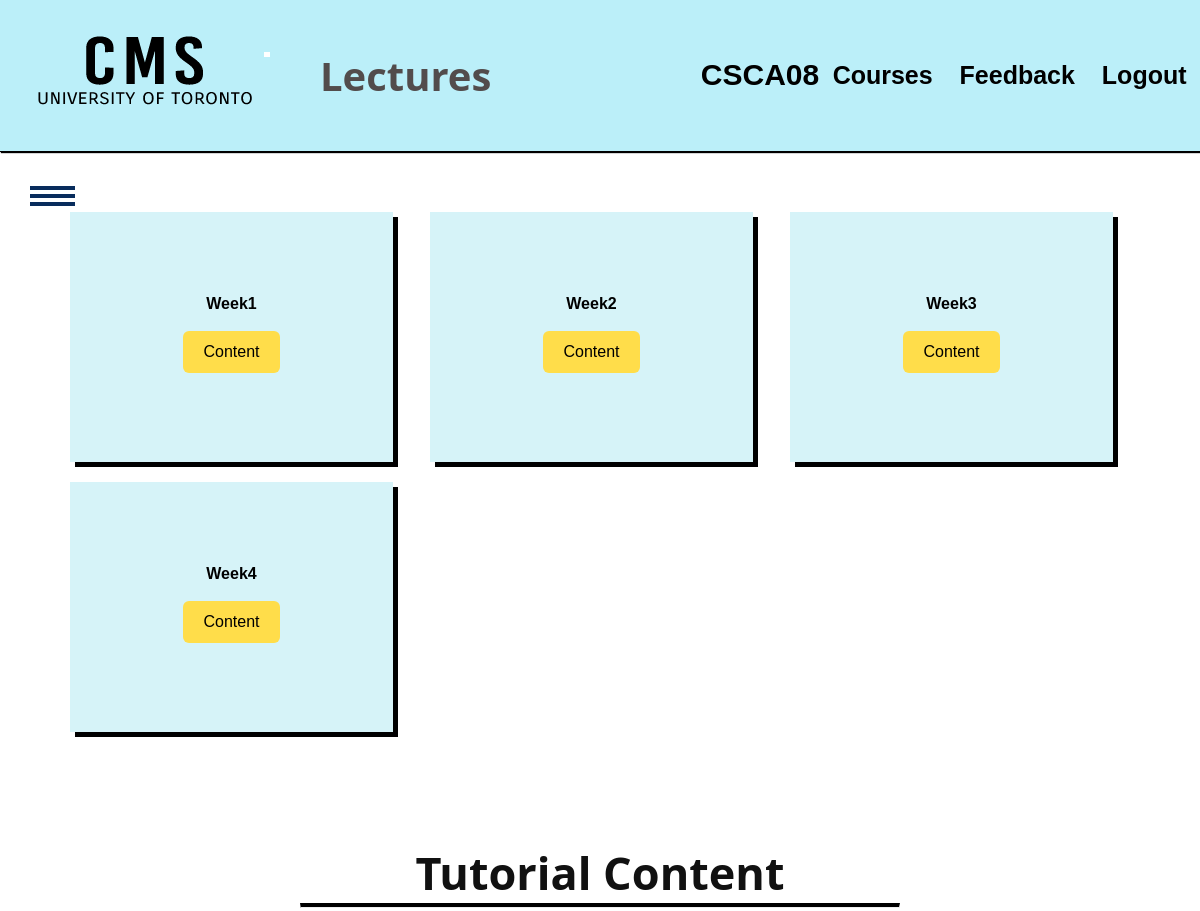
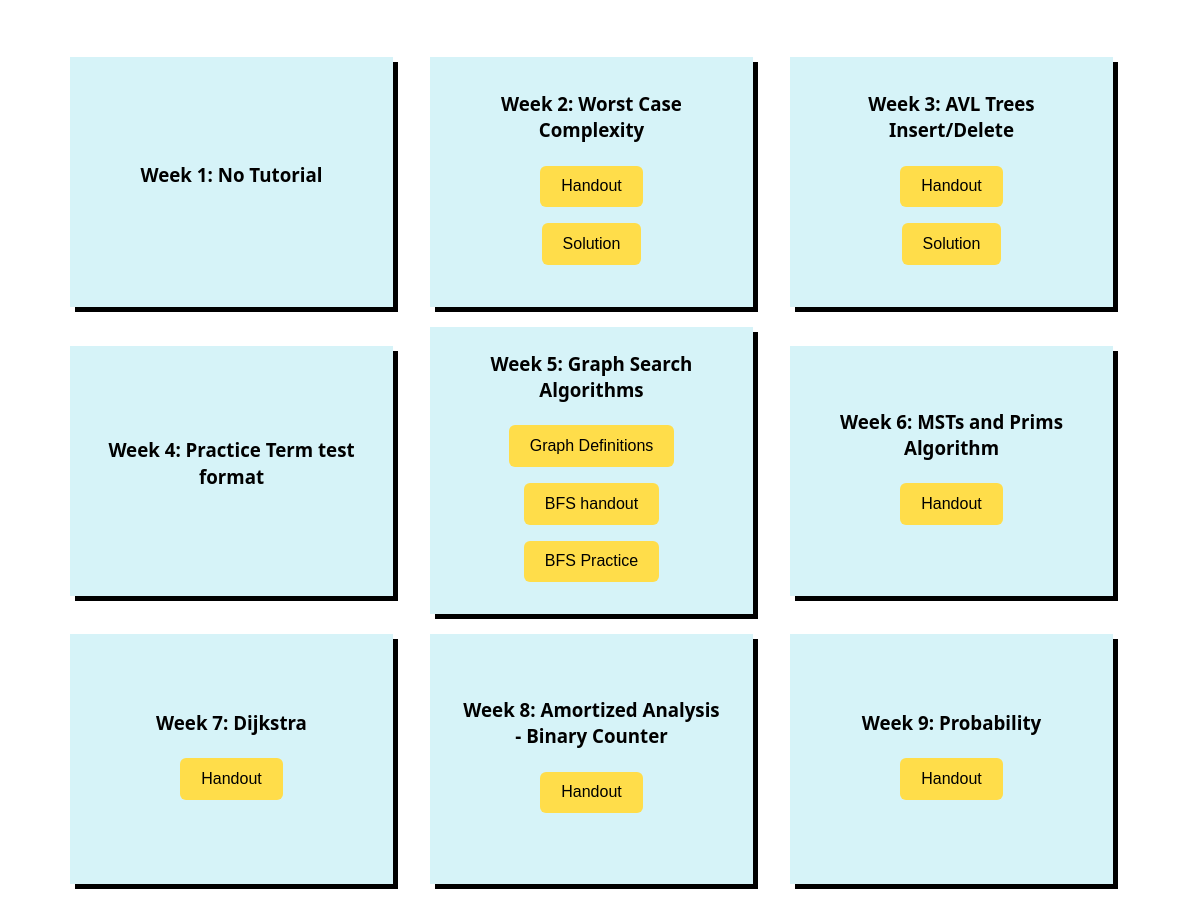
Screenshot of /courses/CSCA08/lectures (signed in) with the database file from the repository (2 pictures, top to bottom).
### tables this page shows
CREATE TABLE "lectures" (
	"courseid"	TEXT,
	"lec_order"	INTEGER,
	"lec_title"	TEXT,
	"html"	TEXT
);

### app.py (the view)
@app.route('/courses/<string:courseid>/lectures')
def show_course_lectures(courseid):
    if check_session():
        return redirect('/login')
    userid = get_userid()
    if userid == -1:
        return "Invalid userid, try logging in"
    user = SESSIONS[request.cookies.get('sessionId')]
    privilege = user.privilege
    lectures = d.query_assoc("SELECT * FROM lectures WHERE courseid = '"+ courseid +"' ORDER BY lec_order;")
    if checkvalidcourseid(courseid):
        return "Course ID is invalid"
    g.lectures = lectures
    g.courseid = courseid
    g.name = user.name
    return render_template('lectures.html')

### app.py (called while the page is built)
def check_session():
    sessionId = request.cookies.get('sessionId')
    if not (sessionId in SESSIONS.keys()):
        print('FAILED Session Check')
        return True
    else:
        print('PASSED Session Check')
        return False

def get_userid():
    if 'sessionId' in request.cookies:
        if request.cookies.get('sessionId') in SESSIONS.keys():
            return SESSIONS[request.cookies.get('sessionId')].userid
    return -1

def checkvalidcourseid(courseid):
    courses = d.query("SELECT * FROM courses WHERE courseid = '"+ courseid +"';")
    return len(courses) != 1

### database.py (called while the page is built)
def dict_factory(cursor, row):
    d = {}
    for idx, col in enumerate(cursor.description):
        d[col[0]] = row[idx]
    return d

def query(sql):
    con = sqlite3.connect(DATABASE_PATH)
    cur = con.cursor()
    cur.execute(sql)
    rows = cur.fetchall()
    con.commit()
    con.close()
    return rows

def query_assoc(sql):
    con = sqlite3.connect(DATABASE_PATH)
    con.row_factory = dict_factory
    cur = con.cursor()
    cur.execute(sql)
    rows = cur.fetchall()
    con.close()
    return rows

### templates/lectures.html (shortened to what this page needs)
<!DOCTYPE html>
<html lang="en">
<head>
    <link rel="stylesheet" href="/static/css/style.css">
</head>
<body>
    <header>
        <nav>
            <img class="uoftlogo" src="/static/images/CMSlogo.png" alt="Logo">
            <h1>Lectures</h1>
            <h2>{{g.courseid}}</h2>
            <ul>
                <li><a href="/dashboard"><b>Courses</b></a> </li>
                <li><a href="/feedback"><b>Feedback</b></a> </li>
                <li><a href="/logout"><b>Logout</b></a> </li>
            </ul>
        </nav>
    </header>
    <div id="sidebar">
        <div class="toggle-btn" onclick="show()">
            <span></span>
            <span></span>
            <span></span>
        </div>
    </div>
    <div class="mainwrap">
        <section class="lecturecontent">
            {%for lec in g.lectures %}
            <div class="week">
                <h4 class="item1">{{lec['lec_title']}}</h4>
                <a href="/courses/{{g.courseid}}/lectures/{{lec['lec_order']}}" class="btn">Content</a>
            </div>
            {%endfor%}
        </section>
    </div>
    <div class="midtitle">
        <h2>Tutorial Content</h2>
        <hr class="midline">
    </div>
   <section class="tutorialcontent">
        <div class="week">
            <h3 id="w1" class="tuttitle">Week 1: No Tutorial</h3>
        </div>
        <div class="week">
            <h3 id="w2" class="tuttitle">Week 2: Worst Case Complexity </h3>
            <a href="https://mathlab.utsc.utoronto.ca/bretscher/b63/tutorials/w2.pdf" class="btn">Handout</a>
            <a href="https://mathlab.utsc.utoronto.ca/bretscher/b63/tutorials/w2_soln.pdf" class="btn">Solution</a>
        </div>
        <div class="week">
            <h3 id="w3" class="tuttitle">Week 3: AVL Trees Insert/Delete</h3>
            <a href="https://mathlab.utsc.utoronto.ca/bretscher/b63/tutorials/tutorial-03.pdf" class="btn">Handout </a>
            <a href="https://mathlab.utsc.utoronto.ca/bretscher/b63/tutorials/tutorial-03_soln.pdf" class="btn">Solution</a>
        </div>
        <div class="week">
            <h3 id="w4" class="tuttitle">Week 4: Practice Term test format </h3>
        </div>
        <div class="week">
            <h3 id="w5" class="tuttitle">Week 5: Graph Search Algorithms </h3>
            <a href="https://mathlab.utsc.utoronto.ca/bretscher/b63/lectures/w5/graph_reading.pdf" class="btn">Graph Definitions</a>
            <a href="https://mathlab.utsc.utoronto.ca/bretscher/b63/tutorials/BFS_tut5.pdf" class="btn">BFS handout</a>
            <a href="https://mathlab.utsc.utoronto.ca/bretscher/b63/tutorials/tutorial-05.pdf" class="btn">BFS Practice</a>
        </div>
        <div class="week">
            <h3 id="w6" class="tuttitle">Week 6: MSTs and Prims Algorithm </h3>
            <a href="https://mathlab.utsc.utoronto.ca/bretscher/b63/tutorials/tutorial-06.pdf" class="btn">Handout </a>
        </div>
        <div class="week">
            <h3 id="w7" class="tuttitle">Week 7: Dijkstra</h3>
            <a href="https://mathlab.utsc.utoronto.ca/bretscher/b63/tutorials/tutorial7.pdf" class="btn">Handout</a>
        </div>
        <div class="week">
            <h3 id="w8" class="tuttitle">Week 8: Amortized Analysis - Binary Counter</h3>
            <a href="https://mathlab.utsc.utoronto.ca/bretscher/b63/tutorials/tutorial-08_2021.pdf" class="btn">Handout</a>
        </div>
        <div class="week">
            <h3 id="w9" class="tuttitle">Week 9: Probability</h3>
            <a href="https://mathlab.utsc.utoronto.ca/bretscher/b63/tutorials/tutorial9.pdf" class="btn">Handout</a>
        </div>
   </section>
</body>
</html>

### static/css/style.css (style rules this page uses)
* { margin: 0; padding: 0; box-sizing: border-box; }
html { scroll-behavior: smooth; }
h1 { font-family: 'Segoe UI', 'San Francisco', Tahoma, Geneva, Verdana, sans-serif; }
h3 { font-family: 'Segoe UI', 'San Francisco', Tahoma, Geneva, Verdana, sans-serif; }
body { font-family: Helvetica; }
header { font-size: 20px; border-bottom: 1px solid rgb(0, 0, 0); padding-bottom: 1px; position: sticky; top: 0px; background: rgb(187, 239, 249); box-shadow: 1px 1px 1px black; }
nav { position: relative; min-height: 10vh; display: flex; align-items: center; justify-content: space-between; }
.uoftlogo { padding-left: 20px; padding-right: 10px; }
nav h1 { Color: rgb(82, 76, 76); padding-left: 40px; font-size: 40px; flex: 1; }
nav ul { list-style: none; display: flex; justify-content: space-around; font-size: 25px; flex: 1; }
nav a { color: black; text-decoration: none; }
#sidebar { position: fixed; width: 300px; height: 100%; background: #306bac; left: -300px; transition: 0.4s ease; }
#sidebar .toggle-btn { position: absolute; top: 30px; left: 330px; }
.toggle-btn span { width: 45px; height: 4px; background: #082c5c; display: block; margin-top: 4px; }
section { display: flex; justify-content: center; align-items: center; }
.midtitle { color: #111; font-family: 'Open Sans', sans-serif; font-size: 30px; font-weight: 300; padding-top: 50px; text-align: center; }
.midline { width: 50%; border-top: 4px solid rgb(0, 0, 0); margin: auto; }
.btn { margin: 8px 8px; background: #ffdd4a; color: black; padding: 0.6rem 1.3rem; text-decoration: none; border-radius: 6px; transition: 0.2s ease; }
.mainwrap { margin: 5% 70px; line-height: 1.4; display: grid; grid-gap: 20px; }
.lecturecontent { display: grid; grid-gap: 20px; grid-template-columns: repeat(3, minmax(200px, 1fr)); }
.tutorialcontent { margin: 5% 70px; line-height: 1.4; display: grid; grid-gap: 20px; grid-template-columns: repeat(3,minmax(200px,1fr)); }
.week { background: rgb(214, 243, 248); text-align: center; padding: 1.5rem 2rem; box-shadow: 5px 5px black; display: flex; flex-direction: column; align-items: center; justify-content: center; min-height: 250px; max-width: 95%; }
.week h3 { margin-bottom: 14px; }
.week h4 { margin-bottom: 8px; }

### rows the page displays
lectures: lec_title "Week1"
lectures: lec_title "Week2"
lectures: lec_title "Week3"
lectures: lec_title "Week4"

### other values shown
{{ g.courseid }} "CSCA08"
